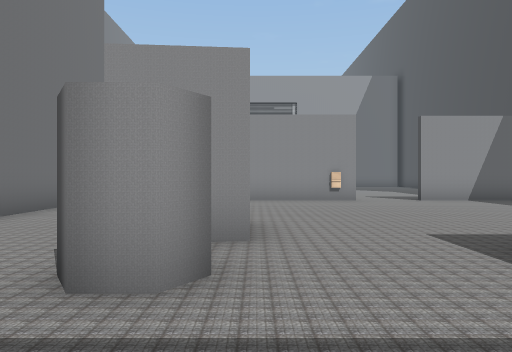
view 1 (above)

16 first-person views from a walk through a Unity game level. The camera is 1.4 m above the floor, looks level and sees 70° across. The floor is counted in squares, 2 m on a side. Each view is taken from the middle of a square. On the plan, view 1 faces up. The plan holds only what a view shows up to about 11 squares ahead; the rest is blank. The place goes on beyond the plan. The player is left out. Door leaves are left out, so doorways stand open.

view 2
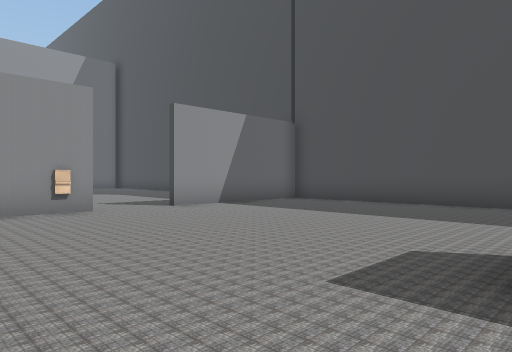

view 3
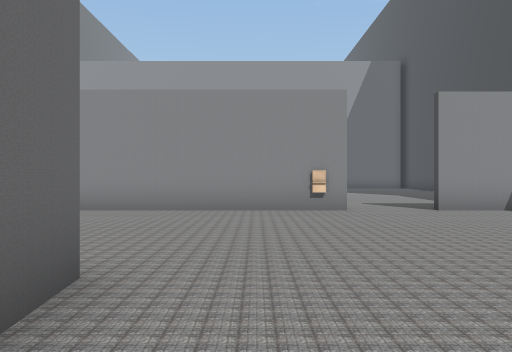

view 4
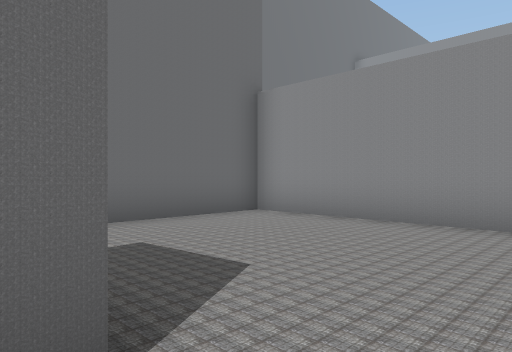

view 5
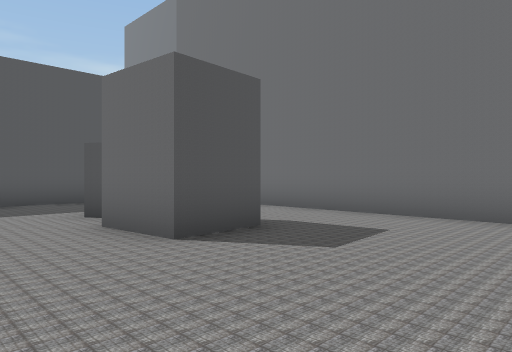

view 6
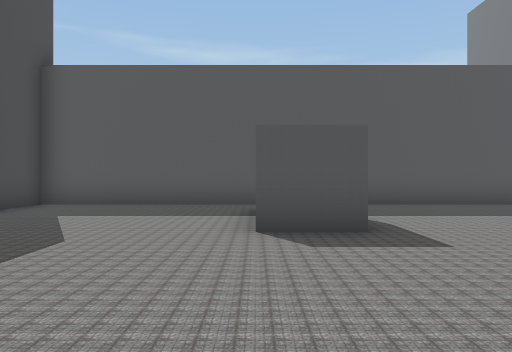

view 7
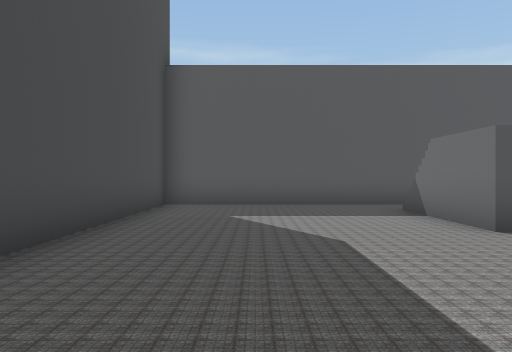

view 8
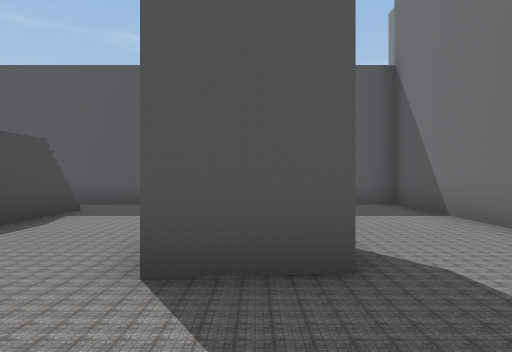

view 9
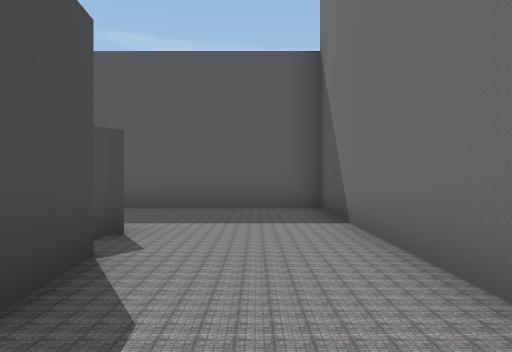

view 10
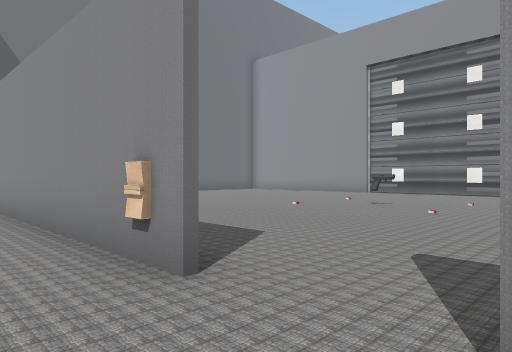

view 11
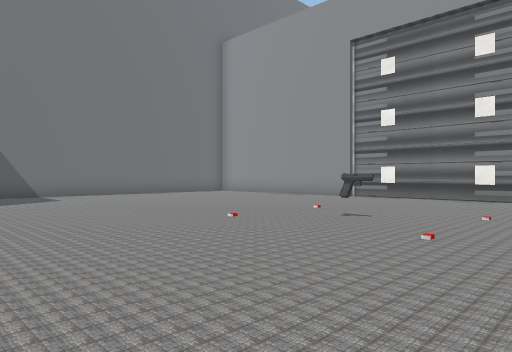

view 12
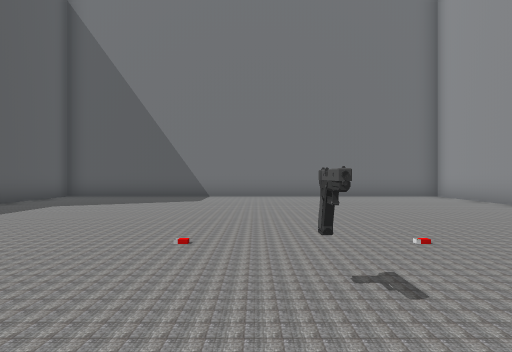

view 13
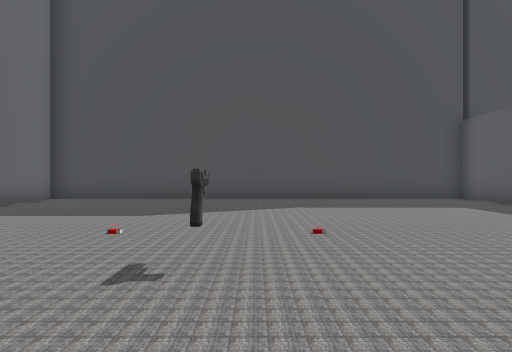

view 14
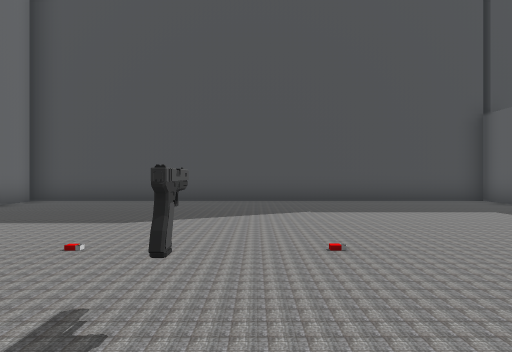

view 15
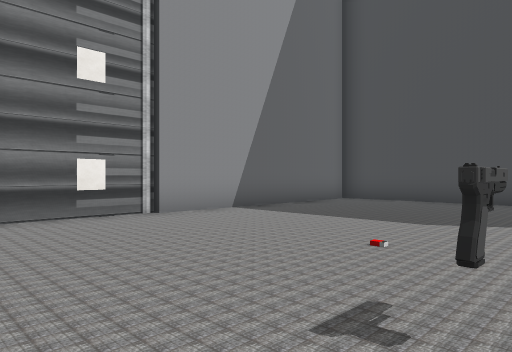

view 16
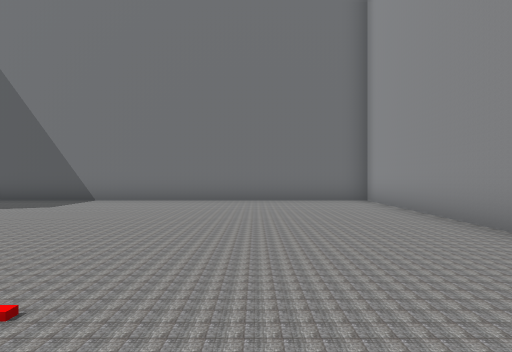

### Floor plan
Ten units are one square. View 1 is at (0, 0); x grows to the right and y downward. Boxes are objects, and circles mark ways between rooms. Rooms are numbered by the first view taken in them; rooms with no view inside come last. Other rooms are left out.
<svg viewBox="-99 -237 196 251">
<path fill="none" stroke="#000" d="M-3 -26 -6 -22 -11 -22 -14 -26 -11 -30M-16 -37 -17 -54 -2 -55 -1 -39 -6 -39M29 -104 -44 -104 -44 9 92 9 92 -94M81 -104 46 -104M40 -11 40 -5M-35 -232 -94 -232 -94 -126M71 -106 92 -106 92 -232 -2 -232M-80 -106 -61 -106"/>
<rect x="15" y="-105" width="10" height="10" fill="#bbb"><title>other object</title></rect>
<rect x="-15" y="-165" width="10" height="10" fill="#bbb"><title>other object</title></rect>
<rect x="-15" y="-195" width="10" height="10" fill="#bbb"><title>other object</title></rect>
<rect x="5" y="-175" width="10" height="10" fill="#bbb"><title>other object</title></rect>
<rect x="15" y="-165" width="10" height="10" fill="#bbb"><title>other object</title></rect>
<rect x="15" y="-195" width="10" height="10" fill="#bbb"><title>other object</title></rect>
<circle cx="35" cy="-105" r="3" fill="#2a7"/>
<text x="20" y="-50">1</text>
<text x="0" y="-170">2</text>
</svg>
Room 1 opens to room 2.

Where each view was taken, in squares from view 1:
view 1: 0 up, 0 right, facing up
view 2: 3 up, 0 right, facing up-right
view 3: 3 up, 1 right, facing up
view 4: 5 up, 1 right, facing up-left
view 5: 9 up, 2 right, facing down-left
view 6: 8 up, 4 right, facing down
view 7: 8 up, 7 right, facing down
view 8: 8 up, 1 left, facing down
view 9: 7 up, 3 left, facing down
view 10: 9 up, 5 right, facing up-left
view 11: 12 up, 4 right, facing up-left
view 12: 17 up, 3 right, facing left
view 13: 17 up, 2 left, facing right
view 14: 17 up, 1 left, facing right
view 15: 17 up, 1 left, facing up-right
view 16: 20 up, 1 right, facing left
